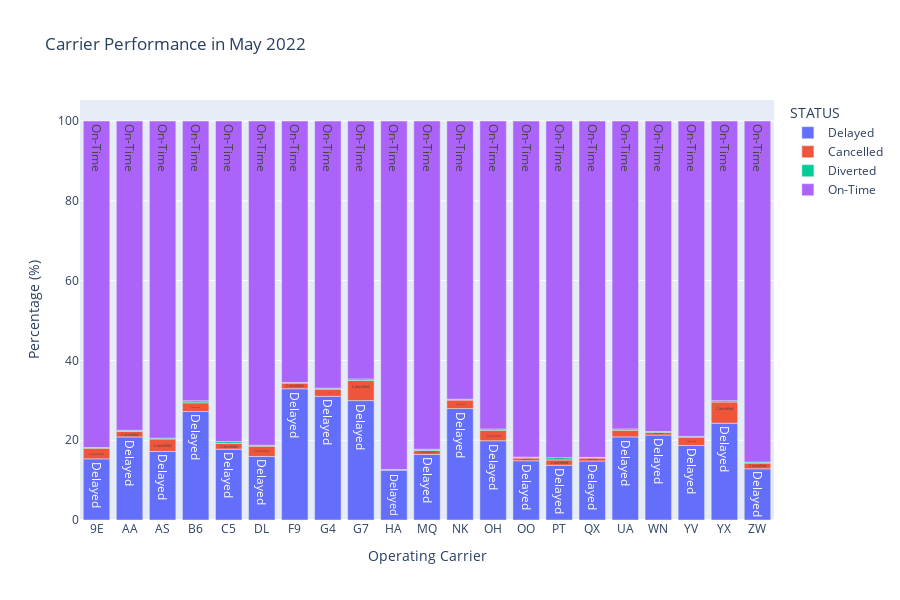

This figure's notebook cell:
### Markdown cell above
## Bar chart for carier performance in May 2022

### Code cell
fig = px.bar(flight_status_df, x="OP_UNIQUE_CARRIER", y="PERCENTAGE", title="Carrier Performance in May 2022",
             color="STATUS", text="STATUS",
             labels={"OP_UNIQUE_CARRIER": "Operating Carrier",
                     "PERCENTAGE": "Percentage (%)"}) 
fig.update_layout(autosize=False,width=900, height=600)
fig.show()

### Figure 1 — Plotly figure (JSON) as saved in the notebook; plotly's stock layout.template omitted (floating-point values rounded to 4 significant figures)
{"data": [{"alignmentgroup": "True", "hovertemplate": "STATUS=%{text}<br>Operating Carrier=%{x}<br>Percentage (%)=%{y}<extra></extra>", "legendgroup": "Delayed", "marker": {"color": "#636efa", "pattern": {"shape": ""}}, "name": "Delayed", "offsetgroup": "Delayed", "orientation": "v", "showlegend": true, "text": ["Delayed", "Delayed", "Delayed", "Delayed", "Delayed", "Delayed", "Delayed", "Delayed", "Delayed", "Delayed", "Delayed", "Delayed", "Delayed", "Delayed", "Delayed", "Delayed", "Delayed", "Delayed", "Delayed", "Delayed", "Delayed"], "textposition": "auto", "type": "bar", "x": ["9E", "AA", "AS", "B6", "C5", "DL", "F9", "G4", "G7", "HA", "MQ", "NK", "OH", "OO", "PT", "QX", "UA", "WN", "YV", "YX", "ZW"], "xaxis": "x", "y": [15.33, 20.82, 17.19, 27.2, 17.76, 15.94, 32.9, 31, 29.93, 12.52, 16.44, 27.93, 19.86, 14.85, 13.72, 14.78, 20.83, 21.29, 18.69, 24.27, 12.83], "yaxis": "y"}, {"alignmentgroup": "True", "hovertemplate": "STATUS=%{text}<br>Operating Carrier=%{x}<br>Percentage (%)=%{y}<extra></extra>", "legendgroup": "Cancelled", "marker": {"color": "#EF553B", "pattern": {"shape": ""}}, "name": "Cancelled", "offsetgroup": "Cancelled", "orientation": "v", "showlegend": true, "text": ["Cancelled", "Cancelled", "Cancelled", "Cancelled", "Cancelled", "Cancelled", "Cancelled", "Cancelled", "Cancelled", "Cancelled", "Cancelled", "Cancelled", "Cancelled", "Cancelled", "Cancelled", "Cancelled", "Cancelled", "Cancelled", "Cancelled", "Cancelled", "Cancelled"], "textposition": "auto", "type": "bar", "x": ["9E", "AA", "AS", "B6", "C5", "DL", "F9", "G4", "G7", "HA", "MQ", "NK", "OH", "OO", "PT", "QX", "UA", "WN", "YV", "YX", "ZW"], "xaxis": "x", "y": [2.67, 1.36, 3.12, 2.19, 1.45, 2.56, 1.41, 1.81, 5.03, 0.06, 1, 2.13, 2.63, 0.69, 1.34, 0.76, 1.67, 0.68, 2.08, 5.31, 1.44], "yaxis": "y"}, {"alignmentgroup": "True", "hovertemplate": "STATUS=%{text}<br>Operating Carrier=%{x}<br>Percentage (%)=%{y}<extra></extra>", "legendgroup": "Diverted", "marker": {"color": "#00cc96", "pattern": {"shape": ""}}, "name": "Diverted", "offsetgroup": "Diverted", "orientation": "v", "showlegend": true, "text": ["Diverted", "Diverted", "Diverted", "Diverted", "Diverted", "Diverted", "Diverted", "Diverted", "Diverted", "Diverted", "Diverted", "Diverted", "Diverted", "Diverted", "Diverted", "Diverted", "Diverted", "Diverted", "Diverted", "Diverted", "Diverted"], "textposition": "auto", "type": "bar", "x": ["9E", "AA", "AS", "B6", "C5", "DL", "F9", "G4", "G7", "HA", "MQ", "NK", "OH", "OO", "PT", "QX", "UA", "WN", "YV", "YX", "ZW"], "xaxis": "x", "y": [0.17, 0.3, 0.2, 0.48, 0.45, 0.24, 0.17, 0.22, 0.4, 0.08, 0.3, 0.21, 0.33, 0.22, 0.56, 0.16, 0.33, 0.21, 0.18, 0.32, 0.25], "yaxis": "y"}, {"alignmentgroup": "True", "hovertemplate": "STATUS=%{text}<br>Operating Carrier=%{x}<br>Percentage (%)=%{y}<extra></extra>", "legendgroup": "On-Time", "marker": {"color": "#ab63fa", "pattern": {"shape": ""}}, "name": "On-Time", "offsetgroup": "On-Time", "orientation": "v", "showlegend": true, "text": ["On-Time", "On-Time", "On-Time", "On-Time", "On-Time", "On-Time", "On-Time", "On-Time", "On-Time", "On-Time", "On-Time", "On-Time", "On-Time", "On-Time", "On-Time", "On-Time", "On-Time", "On-Time", "On-Time", "On-Time", "On-Time"], "textposition": "auto", "type": "bar", "x": ["9E", "AA", "AS", "B6", "C5", "DL", "F9", "G4", "G7", "HA", "MQ", "NK", "OH", "OO", "PT", "QX", "UA", "WN", "YV", "YX", "ZW"], "xaxis": "x", "y": [81.83, 77.52, 79.49, 70.13, 80.34, 81.26, 65.52, 66.96, 64.64, 87.33, 82.27, 69.73, 77.19, 84.23, 84.38, 84.3, 77.17, 77.82, 79.05, 70.11, 85.48], "yaxis": "y"}], "layout": {"autosize": false, "barmode": "relative", "height": 600, "legend": {"title": {"text": "STATUS"}, "tracegroupgap": 0}, "title": {"text": "Carrier Performance in May 2022"}, "width": 900, "xaxis": {"anchor": "y", "domain": [0, 1], "title": {"text": "Operating Carrier"}}, "yaxis": {"anchor": "x", "domain": [0, 1], "title": {"text": "Percentage (%)"}}}}
